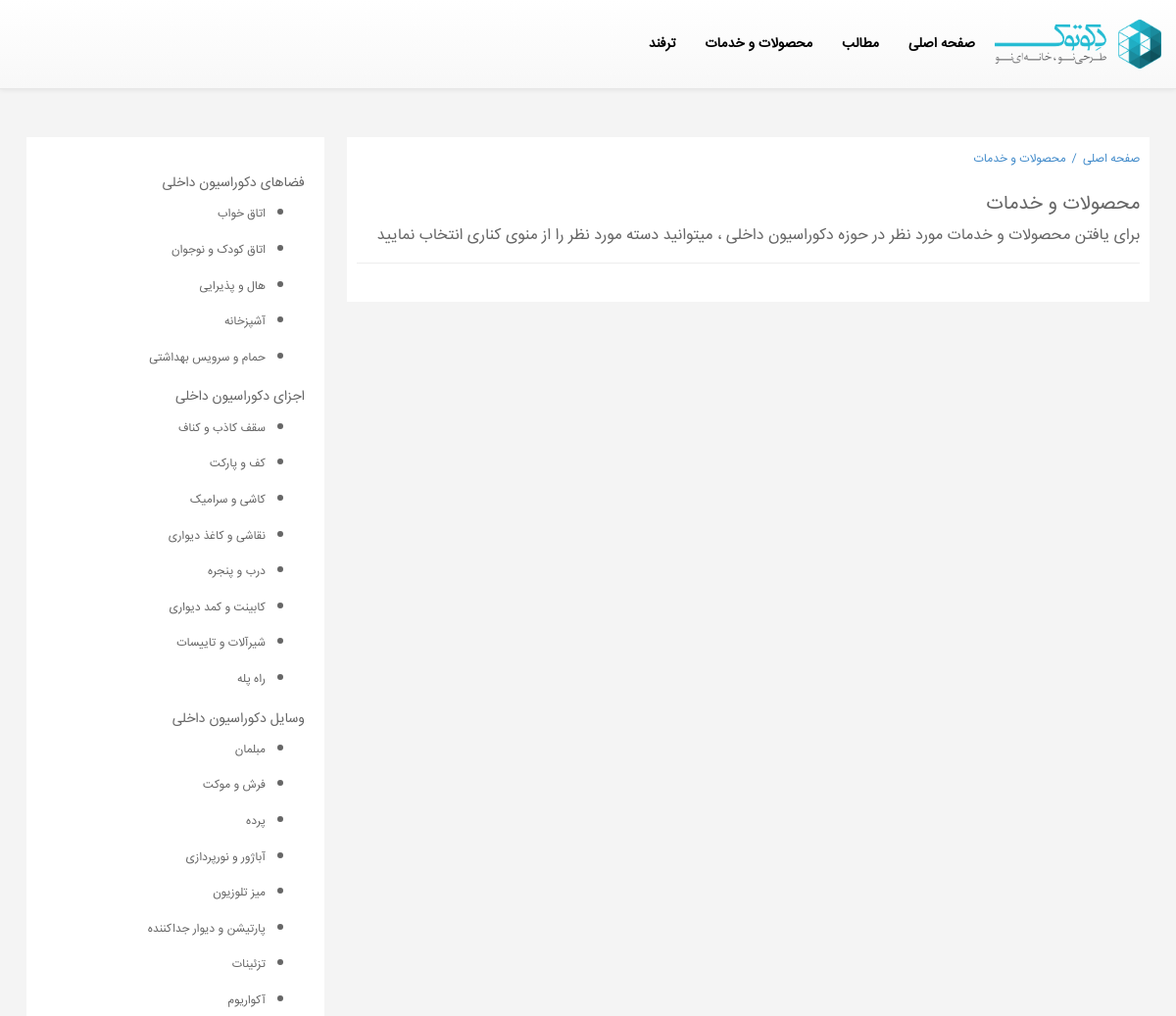
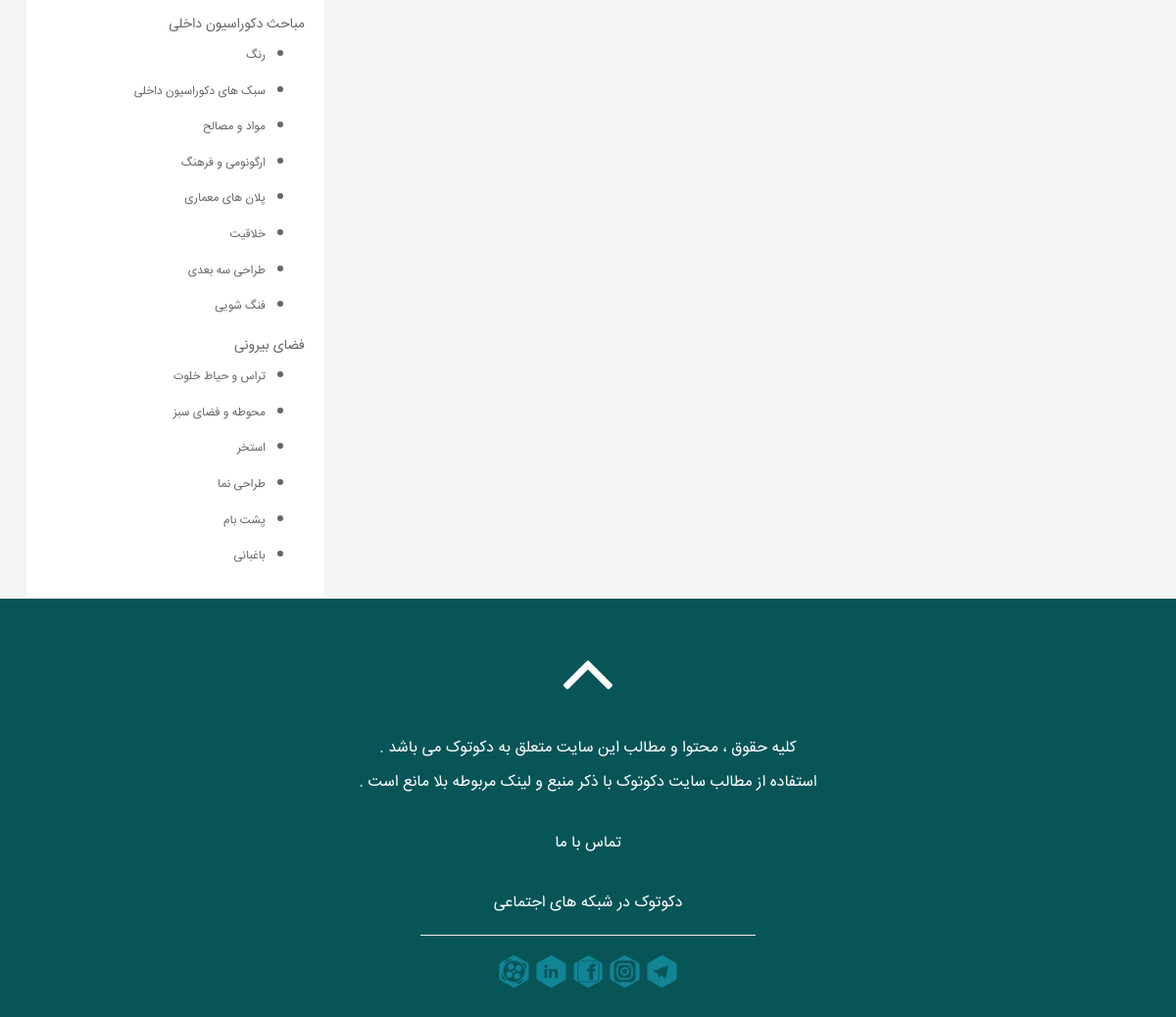
The page /product.php on the database its author committed (2 pictures, top to bottom).
### tables this page shows
CREATE TABLE `tbl_cat_prd` (
  `r` int(11) NOT NULL,
  `text` text NOT NULL,
  `search_value` text NOT NULL,
  `sub_cat` int(11) NOT NULL
);

### product.php (the view, shortened to what this page needs)
<!DOCTYPE html>
<html lang="fa" dir="rtl">
<head>
	<link href="css/min.css" rel="stylesheet">
</head>
  <body class="bg_Kerem">
	<nav class="navbar navbar-default navbar-fixed-top">
		<div class="container">
			<div class="row">
					<div class="site-logo">
						<a href="index.php" class="brand">
                        <img src="images/logo.png" alt="دکوتوک ، مرجع تخصصی دکوراسیون داخلی">
                        </a>
					</div>
					<div class="collapse navbar-collapse" id="menu">
						<ul class="nav navbar-nav navbar-right">
							  <li><a href="index.php">صفحه اصلی</a></li>
                              <li><a href="index.php#portfolio">مطالب</a></li>
      <li><a href="index.php#features">محصولات و خدمات</a></li>
            <li><a href="paper.php?search_v=ترفند">ترفند</a></li>
          </ul>
					</div>
			</div>
		</div>
	</nav>
		<div class="container wdt_100">
        <p class="p_br_1">&ensp;</p>
		<p class="p_br_1">&ensp;</p>
        <div class="prp_content" id="prp_content">
          <?php
		if(isset($_GET["search_v"]))
		{
					include('prv/cnfg_DSFg/fsdgsdfgsd.php');
					mysql_query("SET NAMES 'utf8'", $link);
					mysql_query("SET CHARACTER SET 'utf8'", $link);
					mysql_query("SET character_set_connection = 'utf8'", $link);
					$row=mysql_query('SELECT * FROM `tbl_cat_prd` WHERE (search_value=\''.$_GET["search_v"].'\')',$link);
					$r=mysql_fetch_assoc($row);
			echo('<a href="index.php" class="fl_r pt3">صفحه اصلی&ensp;</a><a class="fl_r pt3">/&ensp;</a><a href="product.php" class="fl_r pt3">محصولات و خدمات</a><a class="fl_r pt3">/&ensp;</a><a class="pt3 fl_r">'.$r["text"].'&ensp;</a><br>');
		}else
		{
			echo('<a href="index.php" class="fl_r pt3">صفحه اصلی&ensp;</a><a class="fl_r pt3">/&ensp;</a><a href="product.php" class="fl_r pt3">محصولات و خدمات</a><br>');
		}
		?>
  <p class="pt1 mrg_top_20">محصولات و خدمات</p>
  <h1 class="pt3 fs16">برای یافتن محصولات و خدمات مورد نظر در حوزه دکوراسیون داخلی ، میتوانید دسته مورد نظر را از منوی کناری انتخاب نمایید</h1>
        <hr class="h_height2">
        <div class="dv_pages">
        </div>
</div>
       <div class="side_menu" id="side_menu">
        <?php
		$rows=mysql_query('SELECT search_value,text,sub_cat FROM `tbl_cat_prd`');
		while($r=mysql_fetch_assoc($rows))
		{
			if($r["sub_cat"]=="0")
			{
				echo('<h3 class="fs14">'.$r["text"].'</h3>');
			}elseif($r["sub_cat"]=="1")
			{
				echo('<ul><li><a href="?search_v='.$r["search_value"].'" class="cl_gray fs12">'.$r["text"].'</a></li></ul>');
			}
		}
		?>
      </div>
     </div>
	<footer id="footer" class="midnight-blue">
        <div class="container" >
            <div class="row">
                <div class="col-md-6 col-md-offset-3">
					<div class="text-center">
						<a href="#home" class="scrollup"><i class="fa fa-angle-up fa-3x"></i></a>
					</div>
                   <p class="font_sina">کلیه حقوق ، محتوا و مطالب این سایت متعلق به دکوتوک می باشد .</p>
                   <p class="font_sina">استفاده از مطالب <a href="#" target="_blank">سایت دکوتوک</a> با ذکر منبع و لینک مربوطه بلا مانع است .</p>
                   <br>
                </div>
                <div class="top-bar">
					<div class="col-lg-12">
					   <div class="social">
							<ul class="social-share">
                            <a href="index.php#contact"><p class="fs16 font_sina">تماس با ما</p></a><br>
								<p class="font_sina">دکوتوک در شبکه های اجتماعی</p>
<hr class="aaa_hr_footer hr_footer">
<a href="https://t.me/joinchat/AAAAAECxDoBp_6S1Jm7dBw" title="کانال تلگرام دکوتوک" target="_blank"><img src="images/telegram.png" alt="کانال تلگرام دکوتوک"></a>
<a href="https://www.instagram.com/decotook/" title="پیج اینستاگرام دکوتوک" target="_blank"><img src="images/instagram.png" alt="پیج اینستاگرام دکوتوک"></a>
<a href="https://www.facebook.com/decotook/" title="صفحه فیسبوک دکوتوک" target="_blank"><img src="images/facebook.png" alt="صفحه فیسبوک دکوتوک"></a>
<a href="https://www.linkedin.com/company/decotook" title="صفحه لینکدین دکوتوک" target="_blank"><img src="images/linkedin.png" alt="صفحه لینکدین دکوتوک"></a>
<a href="http://www.aparat.com/decotook" title="کانال آپارات دکوتوک" target="_blank"><img src="images/aparat.png" alt="کانال آپارات دکوتوک"></a>
							</ul>
					   </div>
					</div>
				</div>
			</div>
		</div>
    </footer>
</body>
</html>

### rows shown on the page
tbl_cat_prd: text "فضاهای دکوراسیون داخلی"
tbl_cat_prd: text "اتاق خواب"
tbl_cat_prd: text "اتاق کودک و نوجوان"
tbl_cat_prd: text "هال و پذیرایی"
tbl_cat_prd: text "آشپزخانه"
tbl_cat_prd: text "حمام و سرویس بهداشتی"
tbl_cat_prd: text "اجزای دکوراسیون داخلی"
tbl_cat_prd: text "سقف کاذب و کناف"
tbl_cat_prd: text "کف و پارکت"
tbl_cat_prd: text "کاشی و سرامیک"
tbl_cat_prd: text "نقاشی و کاغذ دیواری"
tbl_cat_prd: text "درب و پنجره"
tbl_cat_prd: text "کابینت و کمد دیواری"
tbl_cat_prd: text "شیرآلات و تاییسات"
tbl_cat_prd: text "راه پله"
tbl_cat_prd: text "وسایل دکوراسیون داخلی"
tbl_cat_prd: text "مبلمان"
tbl_cat_prd: text "فرش و موکت"
tbl_cat_prd: text "پرده"
tbl_cat_prd: text "آباژور و نورپردازی"
tbl_cat_prd: text "میز تلوزیون"
tbl_cat_prd: text "پارتیشن و دیوار جداکننده"
tbl_cat_prd: text "تزئینات"
tbl_cat_prd: text "آکواریوم"
tbl_cat_prd: text "مباحث دکوراسیون داخلی"
tbl_cat_prd: text "رنگ"
tbl_cat_prd: text "سبک های دکوراسیون داخلی"
tbl_cat_prd: text "مواد و مصالح"
tbl_cat_prd: text "ارگونومی و فرهنگ"
tbl_cat_prd: text "پلان های معماری"
tbl_cat_prd: text "خلاقیت"
tbl_cat_prd: text "طراحی سه بعدی"
tbl_cat_prd: text "فنگ شویی"
tbl_cat_prd: text "فضای بیرونی"
tbl_cat_prd: text "تراس و حیاط خلوت"
tbl_cat_prd: text "محوطه و فضای سبز"
tbl_cat_prd: text "استخر"
tbl_cat_prd: text "طراحی نما"
tbl_cat_prd: text "پشت بام"
tbl_cat_prd: text "باغبانی"
